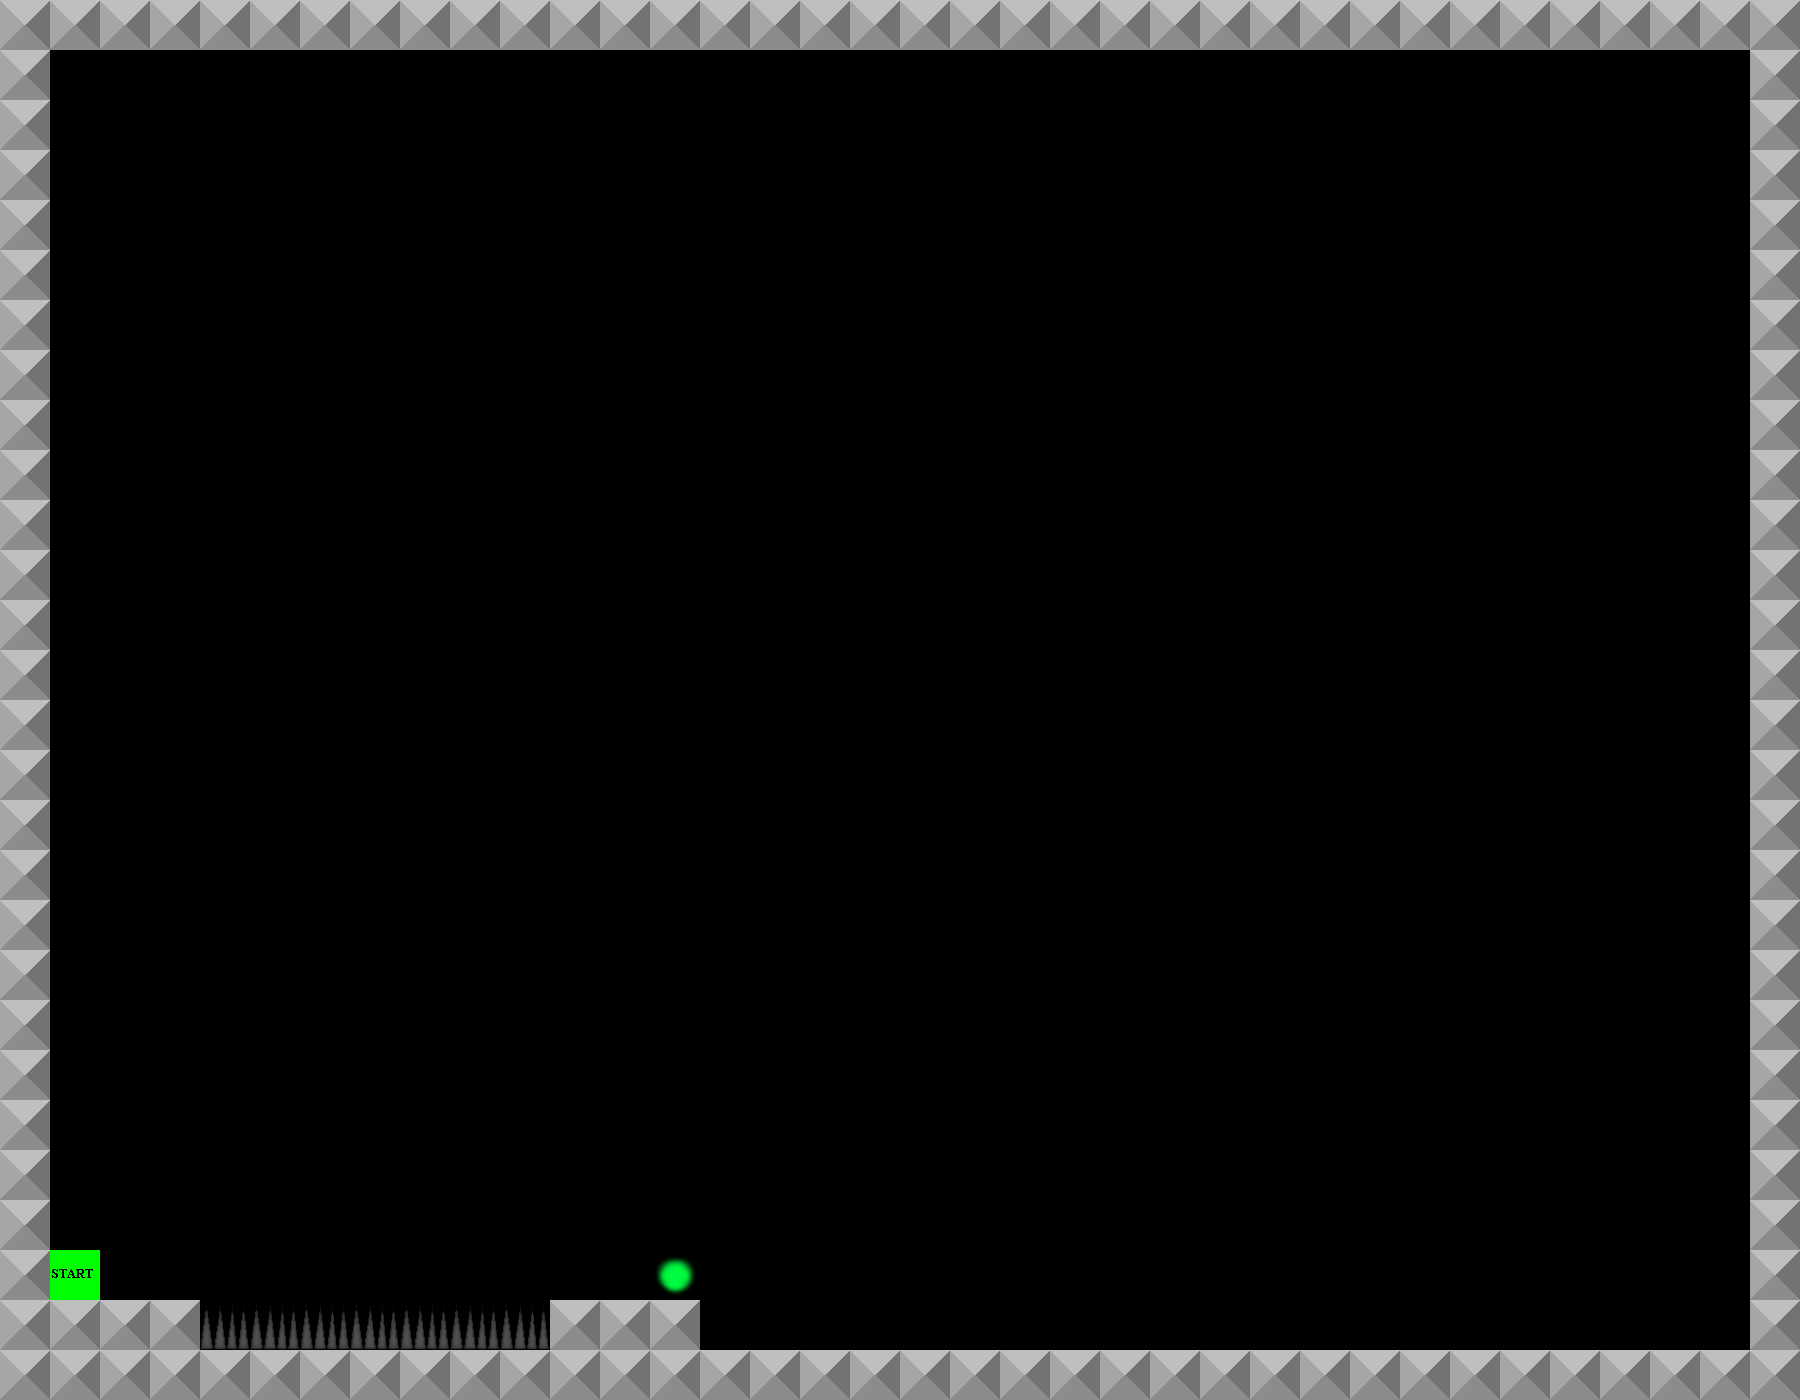

Rendered tile map (Tiled .tmx) drawn with the repository's tilesets; below, a short description and the full map source, tile grids included:
An orthogonal 36x28 tile map with 50x50 px tiles, 3 tile layers (Collision, Border, Start), 4 tilesets.

<map version="1.0" orientation="orthogonal" renderorder="right-down" width="36" height="28" tilewidth="50" tileheight="50">
 <tileset firstgid="1" name="Metal" tilewidth="50" tileheight="50">
  <image source="metal.png" trans="ff0004" width="50" height="50" />
  <tile id="0">
   <properties>
    <property name="collide" value="" />
   </properties>
  </tile>
 </tileset>
 <tileset firstgid="2" name="spikes" tilewidth="50" tileheight="50">
  <image source="spikes_matrix.png" trans="ff0004" width="200" height="50" />
  <tile id="0">
   <properties>
    <property name="deadly" value="" />
   </properties>
  </tile>
  <tile id="1">
   <properties>
    <property name="deadly" value="" />
   </properties>
  </tile>
  <tile id="2">
   <properties>
    <property name="deadly" value="" />
   </properties>
  </tile>
  <tile id="3">
   <properties>
    <property name="deadly" value="" />
   </properties>
  </tile>
 </tileset>
 <tileset firstgid="6" name="end" tilewidth="50" tileheight="50">
  <image source="end.png" trans="ff0004" width="50" height="50" />
  <tile id="0">
   <properties>
    <property name="end" value="" />
   </properties>
  </tile>
 </tileset>
 <tileset firstgid="7" name="start" tilewidth="50" tileheight="50">
  <image source="start.png" trans="ff0004" width="50" height="50" />
  <tile id="0">
   <properties>
    <property name="start" value="" />
   </properties>
  </tile>
 </tileset>
 <layer name="Collision" width="36" height="28">
  <data encoding="csv">
0,0,0,0,0,0,0,0,0,0,0,0,0,0,0,0,0,0,0,0,0,0,0,0,0,0,0,0,0,0,0,0,0,0,0,0,
0,0,0,0,0,0,0,0,0,0,0,0,0,0,0,0,0,0,0,0,0,0,0,0,0,0,0,0,0,0,0,0,0,0,0,0,
0,0,0,0,0,0,0,0,0,0,0,0,0,0,0,0,0,0,0,0,0,0,0,0,0,0,0,0,0,0,0,0,0,0,0,0,
0,0,0,0,0,0,0,0,0,0,0,0,0,0,0,0,0,0,0,0,0,0,0,0,0,0,0,0,0,0,0,0,0,0,0,0,
0,0,0,0,0,0,0,0,0,0,0,0,0,0,0,0,0,0,0,0,0,0,0,0,0,0,0,0,0,0,0,0,0,0,0,0,
0,0,0,0,0,0,0,0,0,0,0,0,0,0,0,0,0,0,0,0,0,0,0,0,0,0,0,0,0,0,0,0,0,0,0,0,
0,0,0,0,0,0,0,0,0,0,0,0,0,0,0,0,0,0,0,0,0,0,0,0,0,0,0,0,0,0,0,0,0,0,0,0,
0,0,0,0,0,0,0,0,0,0,0,0,0,0,0,0,0,0,0,0,0,0,0,0,0,0,0,0,0,0,0,0,0,0,0,0,
0,0,0,0,0,0,0,0,0,0,0,0,0,0,0,0,0,0,0,0,0,0,0,0,0,0,0,0,0,0,0,0,0,0,0,0,
0,0,0,0,0,0,0,0,0,0,0,0,0,0,0,0,0,0,0,0,0,0,0,0,0,0,0,0,0,0,0,0,0,0,0,0,
0,0,0,0,0,0,0,0,0,0,0,0,0,0,0,0,0,0,0,0,0,0,0,0,0,0,0,0,0,0,0,0,0,0,0,0,
0,0,0,0,0,0,0,0,0,0,0,0,0,0,0,0,0,0,0,0,0,0,0,0,0,0,0,0,0,0,0,0,0,0,0,0,
0,0,0,0,0,0,0,0,0,0,0,0,0,0,0,0,0,0,0,0,0,0,0,0,0,0,0,0,0,0,0,0,0,0,0,0,
0,0,0,0,0,0,0,0,0,0,0,0,0,0,0,0,0,0,0,0,0,0,0,0,0,0,0,0,0,0,0,0,0,0,0,0,
0,0,0,0,0,0,0,0,0,0,0,0,0,0,0,0,0,0,0,0,0,0,0,0,0,0,0,0,0,0,0,0,0,0,0,0,
0,0,0,0,0,0,0,0,0,0,0,0,0,0,0,0,0,0,0,0,0,0,0,0,0,0,0,0,0,0,0,0,0,0,0,0,
0,0,0,0,0,0,0,0,0,0,0,0,0,0,0,0,0,0,0,0,0,0,0,0,0,0,0,0,0,0,0,0,0,0,0,0,
0,0,0,0,0,0,0,0,0,0,0,0,0,0,0,0,0,0,0,0,0,0,0,0,0,0,0,0,0,0,0,0,0,0,0,0,
0,0,0,0,0,0,0,0,0,0,0,0,0,0,0,0,0,0,0,0,0,0,0,0,0,0,0,0,0,0,0,0,0,0,0,0,
0,0,0,0,0,0,0,0,0,0,0,0,0,0,0,0,0,0,0,0,0,0,0,0,0,0,0,0,0,0,0,0,0,0,0,0,
0,0,0,0,0,0,0,0,0,0,0,0,0,0,0,0,0,0,0,0,0,0,0,0,0,0,0,0,0,0,0,0,0,0,0,0,
0,0,0,0,0,0,0,0,0,0,0,0,0,0,0,0,0,0,0,0,0,0,0,0,0,0,0,0,0,0,0,0,0,0,0,0,
0,0,0,0,0,0,0,0,0,0,0,0,0,0,0,0,0,0,0,0,0,0,0,0,0,0,0,0,0,0,0,0,0,0,0,0,
0,0,0,0,0,0,0,0,0,0,0,0,0,0,0,0,0,0,0,0,0,0,0,0,0,0,0,0,0,0,0,0,0,0,0,0,
0,0,0,0,0,0,0,0,0,0,0,0,0,0,0,0,0,0,0,0,0,0,0,0,0,0,0,0,0,0,0,0,0,0,0,0,
0,0,0,0,0,0,0,0,0,0,0,0,0,6,0,0,0,0,0,0,0,0,0,0,0,0,0,0,0,0,0,0,0,0,0,0,
0,1,1,1,2,2,2,2,2,2,2,1,1,1,0,0,0,0,0,0,0,0,0,0,0,0,0,0,0,0,0,0,0,0,0,0,
0,0,0,0,0,0,0,0,0,0,0,0,0,0,0,0,0,0,0,0,0,0,0,0,0,0,0,0,0,0,0,0,0,0,0,0
</data>
 </layer>
 <layer name="Border" width="36" height="28">
  <data encoding="csv">
1,1,1,1,1,1,1,1,1,1,1,1,1,1,1,1,1,1,1,1,1,1,1,1,1,1,1,1,1,1,1,1,1,1,1,1,
1,0,0,0,0,0,0,0,0,0,0,0,0,0,0,0,0,0,0,0,0,0,0,0,0,0,0,0,0,0,0,0,0,0,0,1,
1,0,0,0,0,0,0,0,0,0,0,0,0,0,0,0,0,0,0,0,0,0,0,0,0,0,0,0,0,0,0,0,0,0,0,1,
1,0,0,0,0,0,0,0,0,0,0,0,0,0,0,0,0,0,0,0,0,0,0,0,0,0,0,0,0,0,0,0,0,0,0,1,
1,0,0,0,0,0,0,0,0,0,0,0,0,0,0,0,0,0,0,0,0,0,0,0,0,0,0,0,0,0,0,0,0,0,0,1,
1,0,0,0,0,0,0,0,0,0,0,0,0,0,0,0,0,0,0,0,0,0,0,0,0,0,0,0,0,0,0,0,0,0,0,1,
1,0,0,0,0,0,0,0,0,0,0,0,0,0,0,0,0,0,0,0,0,0,0,0,0,0,0,0,0,0,0,0,0,0,0,1,
1,0,0,0,0,0,0,0,0,0,0,0,0,0,0,0,0,0,0,0,0,0,0,0,0,0,0,0,0,0,0,0,0,0,0,1,
1,0,0,0,0,0,0,0,0,0,0,0,0,0,0,0,0,0,0,0,0,0,0,0,0,0,0,0,0,0,0,0,0,0,0,1,
1,0,0,0,0,0,0,0,0,0,0,0,0,0,0,0,0,0,0,0,0,0,0,0,0,0,0,0,0,0,0,0,0,0,0,1,
1,0,0,0,0,0,0,0,0,0,0,0,0,0,0,0,0,0,0,0,0,0,0,0,0,0,0,0,0,0,0,0,0,0,0,1,
1,0,0,0,0,0,0,0,0,0,0,0,0,0,0,0,0,0,0,0,0,0,0,0,0,0,0,0,0,0,0,0,0,0,0,1,
1,0,0,0,0,0,0,0,0,0,0,0,0,0,0,0,0,0,0,0,0,0,0,0,0,0,0,0,0,0,0,0,0,0,0,1,
1,0,0,0,0,0,0,0,0,0,0,0,0,0,0,0,0,0,0,0,0,0,0,0,0,0,0,0,0,0,0,0,0,0,0,1,
1,0,0,0,0,0,0,0,0,0,0,0,0,0,0,0,0,0,0,0,0,0,0,0,0,0,0,0,0,0,0,0,0,0,0,1,
1,0,0,0,0,0,0,0,0,0,0,0,0,0,0,0,0,0,0,0,0,0,0,0,0,0,0,0,0,0,0,0,0,0,0,1,
1,0,0,0,0,0,0,0,0,0,0,0,0,0,0,0,0,0,0,0,0,0,0,0,0,0,0,0,0,0,0,0,0,0,0,1,
1,0,0,0,0,0,0,0,0,0,0,0,0,0,0,0,0,0,0,0,0,0,0,0,0,0,0,0,0,0,0,0,0,0,0,1,
1,0,0,0,0,0,0,0,0,0,0,0,0,0,0,0,0,0,0,0,0,0,0,0,0,0,0,0,0,0,0,0,0,0,0,1,
1,0,0,0,0,0,0,0,0,0,0,0,0,0,0,0,0,0,0,0,0,0,0,0,0,0,0,0,0,0,0,0,0,0,0,1,
1,0,0,0,0,0,0,0,0,0,0,0,0,0,0,0,0,0,0,0,0,0,0,0,0,0,0,0,0,0,0,0,0,0,0,1,
1,0,0,0,0,0,0,0,0,0,0,0,0,0,0,0,0,0,0,0,0,0,0,0,0,0,0,0,0,0,0,0,0,0,0,1,
1,0,0,0,0,0,0,0,0,0,0,0,0,0,0,0,0,0,0,0,0,0,0,0,0,0,0,0,0,0,0,0,0,0,0,1,
1,0,0,0,0,0,0,0,0,0,0,0,0,0,0,0,0,0,0,0,0,0,0,0,0,0,0,0,0,0,0,0,0,0,0,1,
1,0,0,0,0,0,0,0,0,0,0,0,0,0,0,0,0,0,0,0,0,0,0,0,0,0,0,0,0,0,0,0,0,0,0,1,
1,0,0,0,0,0,0,0,0,0,0,0,0,0,0,0,0,0,0,0,0,0,0,0,0,0,0,0,0,0,0,0,0,0,0,1,
1,0,0,0,0,0,0,0,0,0,0,0,0,0,0,0,0,0,0,0,0,0,0,0,0,0,0,0,0,0,0,0,0,0,0,1,
1,1,1,1,1,1,1,1,1,1,1,1,1,1,1,1,1,1,1,1,1,1,1,1,1,1,1,1,1,1,1,1,1,1,1,1
</data>
 </layer>
 <layer name="Start" width="36" height="28">
  <data encoding="csv">
0,0,0,0,0,0,0,0,0,0,0,0,0,0,0,0,0,0,0,0,0,0,0,0,0,0,0,0,0,0,0,0,0,0,0,0,
0,0,0,0,0,0,0,0,0,0,0,0,0,0,0,0,0,0,0,0,0,0,0,0,0,0,0,0,0,0,0,0,0,0,0,0,
0,0,0,0,0,0,0,0,0,0,0,0,0,0,0,0,0,0,0,0,0,0,0,0,0,0,0,0,0,0,0,0,0,0,0,0,
0,0,0,0,0,0,0,0,0,0,0,0,0,0,0,0,0,0,0,0,0,0,0,0,0,0,0,0,0,0,0,0,0,0,0,0,
0,0,0,0,0,0,0,0,0,0,0,0,0,0,0,0,0,0,0,0,0,0,0,0,0,0,0,0,0,0,0,0,0,0,0,0,
0,0,0,0,0,0,0,0,0,0,0,0,0,0,0,0,0,0,0,0,0,0,0,0,0,0,0,0,0,0,0,0,0,0,0,0,
0,0,0,0,0,0,0,0,0,0,0,0,0,0,0,0,0,0,0,0,0,0,0,0,0,0,0,0,0,0,0,0,0,0,0,0,
0,0,0,0,0,0,0,0,0,0,0,0,0,0,0,0,0,0,0,0,0,0,0,0,0,0,0,0,0,0,0,0,0,0,0,0,
0,0,0,0,0,0,0,0,0,0,0,0,0,0,0,0,0,0,0,0,0,0,0,0,0,0,0,0,0,0,0,0,0,0,0,0,
0,0,0,0,0,0,0,0,0,0,0,0,0,0,0,0,0,0,0,0,0,0,0,0,0,0,0,0,0,0,0,0,0,0,0,0,
0,0,0,0,0,0,0,0,0,0,0,0,0,0,0,0,0,0,0,0,0,0,0,0,0,0,0,0,0,0,0,0,0,0,0,0,
0,0,0,0,0,0,0,0,0,0,0,0,0,0,0,0,0,0,0,0,0,0,0,0,0,0,0,0,0,0,0,0,0,0,0,0,
0,0,0,0,0,0,0,0,0,0,0,0,0,0,0,0,0,0,0,0,0,0,0,0,0,0,0,0,0,0,0,0,0,0,0,0,
0,0,0,0,0,0,0,0,0,0,0,0,0,0,0,0,0,0,0,0,0,0,0,0,0,0,0,0,0,0,0,0,0,0,0,0,
0,0,0,0,0,0,0,0,0,0,0,0,0,0,0,0,0,0,0,0,0,0,0,0,0,0,0,0,0,0,0,0,0,0,0,0,
0,0,0,0,0,0,0,0,0,0,0,0,0,0,0,0,0,0,0,0,0,0,0,0,0,0,0,0,0,0,0,0,0,0,0,0,
0,0,0,0,0,0,0,0,0,0,0,0,0,0,0,0,0,0,0,0,0,0,0,0,0,0,0,0,0,0,0,0,0,0,0,0,
0,0,0,0,0,0,0,0,0,0,0,0,0,0,0,0,0,0,0,0,0,0,0,0,0,0,0,0,0,0,0,0,0,0,0,0,
0,0,0,0,0,0,0,0,0,0,0,0,0,0,0,0,0,0,0,0,0,0,0,0,0,0,0,0,0,0,0,0,0,0,0,0,
0,0,0,0,0,0,0,0,0,0,0,0,0,0,0,0,0,0,0,0,0,0,0,0,0,0,0,0,0,0,0,0,0,0,0,0,
0,0,0,0,0,0,0,0,0,0,0,0,0,0,0,0,0,0,0,0,0,0,0,0,0,0,0,0,0,0,0,0,0,0,0,0,
0,0,0,0,0,0,0,0,0,0,0,0,0,0,0,0,0,0,0,0,0,0,0,0,0,0,0,0,0,0,0,0,0,0,0,0,
0,0,0,0,0,0,0,0,0,0,0,0,0,0,0,0,0,0,0,0,0,0,0,0,0,0,0,0,0,0,0,0,0,0,0,0,
0,0,0,0,0,0,0,0,0,0,0,0,0,0,0,0,0,0,0,0,0,0,0,0,0,0,0,0,0,0,0,0,0,0,0,0,
0,0,0,0,0,0,0,0,0,0,0,0,0,0,0,0,0,0,0,0,0,0,0,0,0,0,0,0,0,0,0,0,0,0,0,0,
0,7,0,0,0,0,0,0,0,0,0,0,0,0,0,0,0,0,0,0,0,0,0,0,0,0,0,0,0,0,0,0,0,0,0,0,
0,0,0,0,0,0,0,0,0,0,0,0,0,0,0,0,0,0,0,0,0,0,0,0,0,0,0,0,0,0,0,0,0,0,0,0,
0,0,0,0,0,0,0,0,0,0,0,0,0,0,0,0,0,0,0,0,0,0,0,0,0,0,0,0,0,0,0,0,0,0,0,0
</data>
 </layer>
</map>
